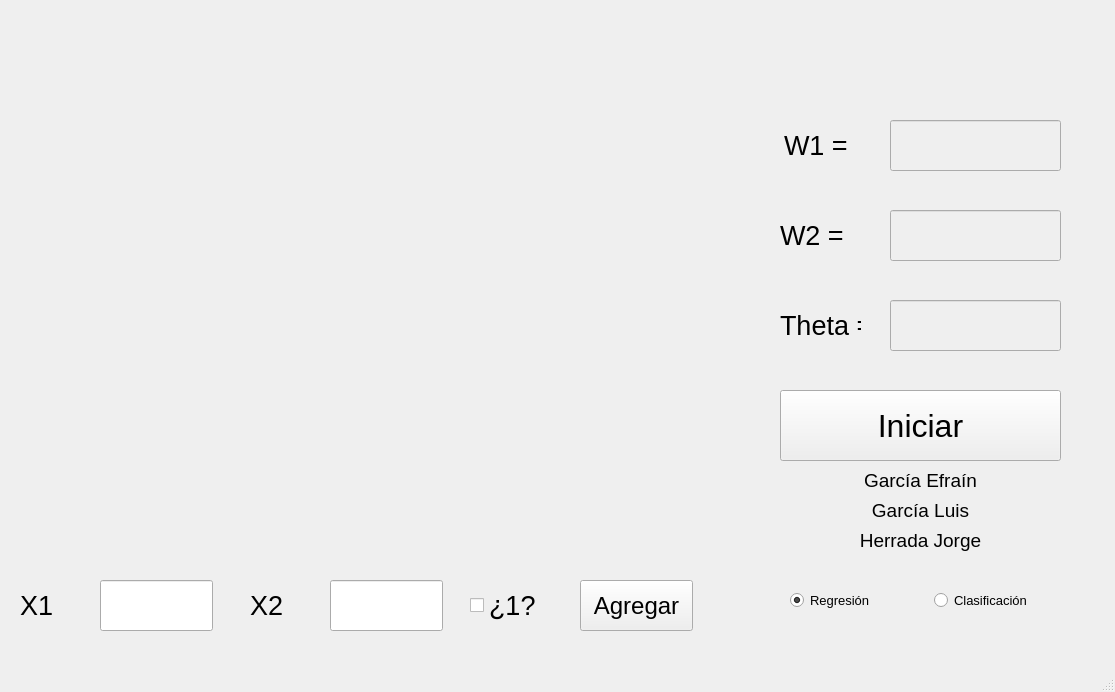
<?xml version="1.0" encoding="UTF-8"?>
<ui version="4.0">
 <class>MainWindow</class>
 <widget class="QMainWindow" name="MainWindow">
  <property name="geometry">
   <rect>
    <x>0</x>
    <y>0</y>
    <width>1115</width>
    <height>692</height>
   </rect>
  </property>
  <property name="windowTitle">
   <string>MainWindow</string>
  </property>
  <widget class="QWidget" name="centralwidget">
   <widget class="QPushButton" name="btnClasificar">
    <property name="geometry">
     <rect>
      <x>780</x>
      <y>390</y>
      <width>281</width>
      <height>71</height>
     </rect>
    </property>
    <property name="font">
     <font>
      <pointsize>24</pointsize>
     </font>
    </property>
    <property name="text">
     <string>Iniciar</string>
    </property>
   </widget>
   <widget class="QLineEdit" name="txtW1">
    <property name="enabled">
     <bool>false</bool>
    </property>
    <property name="geometry">
     <rect>
      <x>890</x>
      <y>120</y>
      <width>171</width>
      <height>51</height>
     </rect>
    </property>
    <property name="font">
     <font>
      <pointsize>20</pointsize>
     </font>
    </property>
   </widget>
   <widget class="QLineEdit" name="txtW2">
    <property name="enabled">
     <bool>false</bool>
    </property>
    <property name="geometry">
     <rect>
      <x>890</x>
      <y>210</y>
      <width>171</width>
      <height>51</height>
     </rect>
    </property>
    <property name="font">
     <font>
      <pointsize>20</pointsize>
     </font>
    </property>
   </widget>
   <widget class="QLineEdit" name="txtTheta">
    <property name="enabled">
     <bool>false</bool>
    </property>
    <property name="geometry">
     <rect>
      <x>890</x>
      <y>300</y>
      <width>171</width>
      <height>51</height>
     </rect>
    </property>
    <property name="font">
     <font>
      <pointsize>20</pointsize>
     </font>
    </property>
   </widget>
   <widget class="QLabel" name="lblW1">
    <property name="geometry">
     <rect>
      <x>784</x>
      <y>120</y>
      <width>81</width>
      <height>51</height>
     </rect>
    </property>
    <property name="font">
     <font>
      <pointsize>20</pointsize>
     </font>
    </property>
    <property name="text">
     <string>W1 =</string>
    </property>
   </widget>
   <widget class="QLabel" name="lblW2">
    <property name="geometry">
     <rect>
      <x>780</x>
      <y>210</y>
      <width>81</width>
      <height>51</height>
     </rect>
    </property>
    <property name="font">
     <font>
      <pointsize>20</pointsize>
     </font>
    </property>
    <property name="text">
     <string>W2 =</string>
    </property>
   </widget>
   <widget class="QLabel" name="lblTheta">
    <property name="geometry">
     <rect>
      <x>780</x>
      <y>300</y>
      <width>81</width>
      <height>51</height>
     </rect>
    </property>
    <property name="font">
     <font>
      <pointsize>20</pointsize>
     </font>
    </property>
    <property name="text">
     <string>Theta =</string>
    </property>
   </widget>
   <widget class="QLabel" name="label">
    <property name="geometry">
     <rect>
      <x>0</x>
      <y>0</y>
      <width>691</width>
      <height>571</height>
     </rect>
    </property>
    <property name="tabletTracking">
     <bool>false</bool>
    </property>
    <property name="text">
     <string/>
    </property>
    <property name="pixmap">
     <pixmap>../prueba.png</pixmap>
    </property>
    <property name="scaledContents">
     <bool>true</bool>
    </property>
   </widget>
   <widget class="QLabel" name="lblNombre">
    <property name="geometry">
     <rect>
      <x>780</x>
      <y>460</y>
      <width>281</width>
      <height>41</height>
     </rect>
    </property>
    <property name="font">
     <font>
      <pointsize>14</pointsize>
     </font>
    </property>
    <property name="layoutDirection">
     <enum>Qt::LeftToRight</enum>
    </property>
    <property name="text">
     <string>García Efraín</string>
    </property>
    <property name="alignment">
     <set>Qt::AlignCenter</set>
    </property>
   </widget>
   <widget class="QLabel" name="label_2">
    <property name="geometry">
     <rect>
      <x>20</x>
      <y>580</y>
      <width>81</width>
      <height>51</height>
     </rect>
    </property>
    <property name="font">
     <font>
      <pointsize>20</pointsize>
     </font>
    </property>
    <property name="text">
     <string>X1</string>
    </property>
   </widget>
   <widget class="QLabel" name="label_3">
    <property name="geometry">
     <rect>
      <x>250</x>
      <y>580</y>
      <width>81</width>
      <height>51</height>
     </rect>
    </property>
    <property name="font">
     <font>
      <pointsize>20</pointsize>
     </font>
    </property>
    <property name="text">
     <string>X2</string>
    </property>
   </widget>
   <widget class="QPushButton" name="btnAgregar">
    <property name="geometry">
     <rect>
      <x>580</x>
      <y>580</y>
      <width>113</width>
      <height>51</height>
     </rect>
    </property>
    <property name="font">
     <font>
      <pointsize>18</pointsize>
     </font>
    </property>
    <property name="text">
     <string>Agregar</string>
    </property>
   </widget>
   <widget class="QLineEdit" name="txtX1">
    <property name="geometry">
     <rect>
      <x>100</x>
      <y>580</y>
      <width>113</width>
      <height>51</height>
     </rect>
    </property>
    <property name="font">
     <font>
      <pointsize>20</pointsize>
     </font>
    </property>
   </widget>
   <widget class="QLineEdit" name="txtX2">
    <property name="geometry">
     <rect>
      <x>330</x>
      <y>580</y>
      <width>113</width>
      <height>51</height>
     </rect>
    </property>
    <property name="font">
     <font>
      <pointsize>20</pointsize>
     </font>
    </property>
   </widget>
   <widget class="QCheckBox" name="checkBox">
    <property name="geometry">
     <rect>
      <x>470</x>
      <y>580</y>
      <width>81</width>
      <height>51</height>
     </rect>
    </property>
    <property name="font">
     <font>
      <pointsize>20</pointsize>
     </font>
    </property>
    <property name="focusPolicy">
     <enum>Qt::TabFocus</enum>
    </property>
    <property name="text">
     <string>¿1?</string>
    </property>
    <property name="checked">
     <bool>false</bool>
    </property>
    <property name="tristate">
     <bool>false</bool>
    </property>
   </widget>
   <widget class="QRadioButton" name="btnLineal">
    <property name="geometry">
     <rect>
      <x>790</x>
      <y>590</y>
      <width>111</width>
      <height>20</height>
     </rect>
    </property>
    <property name="font">
     <font>
      <pointsize>10</pointsize>
     </font>
    </property>
    <property name="text">
     <string>Regresión</string>
    </property>
    <property name="checked">
     <bool>true</bool>
    </property>
   </widget>
   <widget class="QRadioButton" name="btnTangencial">
    <property name="geometry">
     <rect>
      <x>934</x>
      <y>590</y>
      <width>121</width>
      <height>20</height>
     </rect>
    </property>
    <property name="font">
     <font>
      <pointsize>10</pointsize>
     </font>
    </property>
    <property name="text">
     <string>Clasificación</string>
    </property>
   </widget>
   <widget class="QLabel" name="lblNombre_2">
    <property name="geometry">
     <rect>
      <x>780</x>
      <y>490</y>
      <width>281</width>
      <height>41</height>
     </rect>
    </property>
    <property name="font">
     <font>
      <pointsize>14</pointsize>
     </font>
    </property>
    <property name="layoutDirection">
     <enum>Qt::LeftToRight</enum>
    </property>
    <property name="text">
     <string>García Luis</string>
    </property>
    <property name="alignment">
     <set>Qt::AlignCenter</set>
    </property>
   </widget>
   <widget class="QLabel" name="lblNombre_3">
    <property name="geometry">
     <rect>
      <x>780</x>
      <y>520</y>
      <width>281</width>
      <height>41</height>
     </rect>
    </property>
    <property name="font">
     <font>
      <pointsize>14</pointsize>
     </font>
    </property>
    <property name="layoutDirection">
     <enum>Qt::LeftToRight</enum>
    </property>
    <property name="text">
     <string>Herrada Jorge</string>
    </property>
    <property name="alignment">
     <set>Qt::AlignCenter</set>
    </property>
   </widget>
  </widget>
  <widget class="QMenuBar" name="menubar">
   <property name="geometry">
    <rect>
     <x>0</x>
     <y>0</y>
     <width>1115</width>
     <height>26</height>
    </rect>
   </property>
  </widget>
  <widget class="QStatusBar" name="statusbar"/>
 </widget>
 <tabstops>
  <tabstop>txtX1</tabstop>
  <tabstop>txtX2</tabstop>
  <tabstop>checkBox</tabstop>
  <tabstop>btnAgregar</tabstop>
  <tabstop>btnClasificar</tabstop>
  <tabstop>txtTheta</tabstop>
  <tabstop>txtW1</tabstop>
  <tabstop>txtW2</tabstop>
 </tabstops>
 <resources/>
 <connections/>
</ui>
